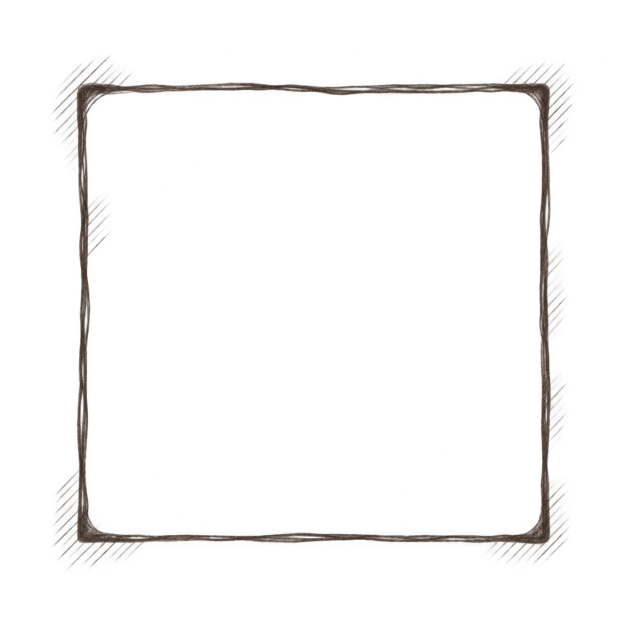
#> input picture docs/design/sidebar_frames/original.png, 1254 x 1254 px (shown at 1/2 size)
$ python sidebar_assets.py
#> lines starting #> are read from the running program, lines starting #| are printed output that depends on the picture
"""Reproduce SL-65 technical derivatives of the image-tool original (Pillow 12.3)."""
import hashlib
import json
from pathlib import Path
from PIL import Image

ROOT = Path(__file__).resolve().parents[1]
DEST = ROOT / "game/art/book"
ORIGINAL = ROOT / "docs/design/sidebar_frames/original.png"


def build():
    digest = hashlib.sha256(ORIGINAL.read_bytes()).hexdigest()
    assert digest == "9e7f10b394caf8cd6b89eb7c990fe443d113286a7ac873ca730b1938ea1c4e33"
    image = Image.open(ORIGINAL).convert("RGBA")
#> image is the input picture: PIL image 1254x1254 RGBA; mean R, G, B, A 6.8, 5.1, 4.2, 8.6
    alpha = image.getchannel("A").point(lambda value: 0 if value <= 1 else value)
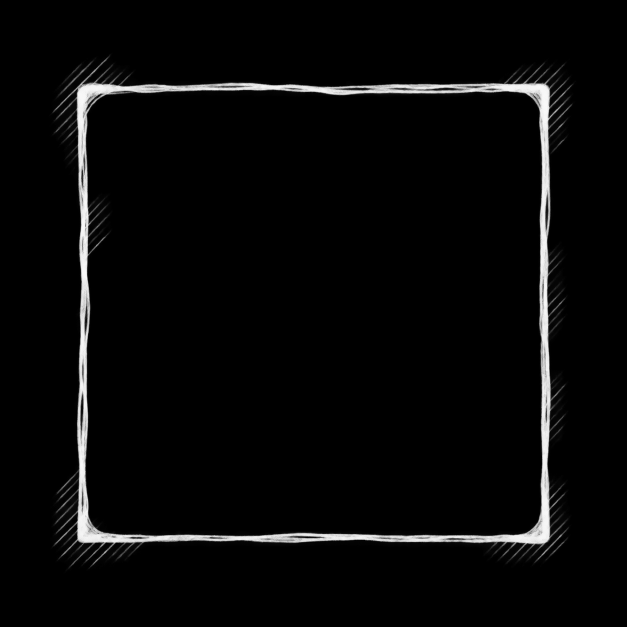
#> alpha: PIL image 1254x1254 L (shown at 1/2 size); min 0, max 252, mean 8.6
    alpha.paste(0, (210, 205, 1050, 1040))
    image.putalpha(alpha)
    bounds = alpha.getbbox()
#> bounds = (97, 105, 1154, 1148)
    image = image.crop(bounds)
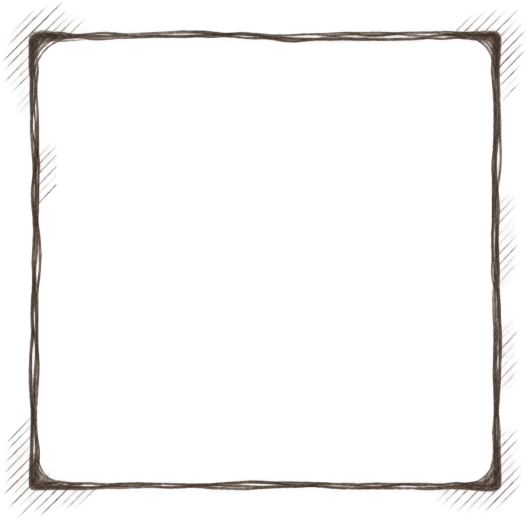
#> image: PIL image 1057x1043 RGBA (shown at 1/2 size); mean R, G, B, A 9.7, 7.2, 5.9, 12.3; transparent parts drawn white
    records = []
    for name, size in [("preview", (384, 384)), ("palette", (288, 288)), ("tools", (320, 480))]:
        derived = image.resize(size, Image.Resampling.LANCZOS)
        path = DEST / ("frame-" + name + ".png")
        derived.save(path)
        sx, sy = size[0] / image.width, size[1] / image.height
        x, y = (210-bounds[0])*sx+3, (205-bounds[1])*sy+3
        w, h = 840*sx-6, 835*sy-6
        x, y = max(x, size[0]-x-w), max(y, size[1]-y-h)
        safe = [x, y, size[0]-2*x, size[1]-2*y]
        assert derived.getchannel("A").crop((int(x)+1, int(y)+1, int(size[0]-x)-1, int(size[1]-y)-1)).getextrema() == (0, 0)
        canonical = bytearray(derived.tobytes())
        for i in range(0, len(canonical), 4):
            if canonical[i+3] == 0:
                canonical[i:i+3] = b"\0\0\0"
        records.append(dict(file=path.name, size=list(size), safe=safe,
                            alpha_bounds=list(derived.getchannel("A").getbbox()),
                            sha256=hashlib.sha256(path.read_bytes()).hexdigest(),
                            rgba_sha256=hashlib.sha256(canonical).hexdigest()))
#> this loop made 3 passes
#> (x, y, safe) on passes 1 to 3: (44.05, 42.76, [44.05, 42.76, 295.9, 298.5]), (33.79, 32.82, [33.79, 32.82, 220.4, 222.4]), (37.21, 52.7, [37.21, 52.7, 245.6, 374.6])
#> pass 1, in build, `derived = image.resize(size, Image.Resampling.LANCZOS)`:
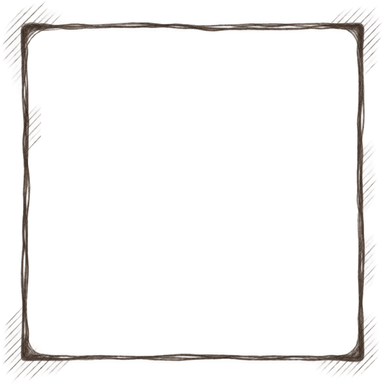
#> derived: PIL image 384x384 RGBA; mean R, G, B, A 9.4, 7, 5.6, 12.3; transparent parts drawn white
#> pass 2, in build, `derived = image.resize(size, Image.Resampling.LANCZOS)`:
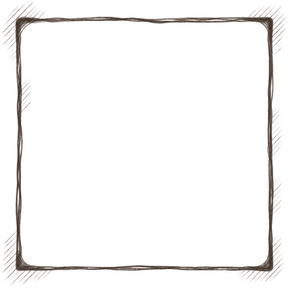
#> derived: PIL image 288x288 RGBA; mean R, G, B, A 9.6, 7.4, 5.9, 12.4; transparent parts drawn white
#> pass 3, in build, `derived = image.resize(size, Image.Resampling.LANCZOS)`:
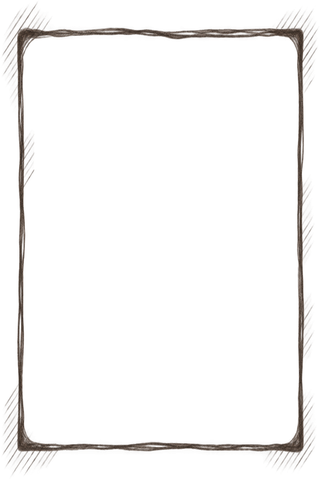
#> derived: PIL image 320x480 RGBA; mean R, G, B, A 9.7, 7.2, 5.8, 12.4; transparent parts drawn white
#> after the loop, records = 3 items
    metadata = dict(source="SL-65 native image tool, 2026-10-10", original_sha256=digest,
                    crop=list(bounds), derivatives=records)
#> metadata = 4 items
    (DEST / "frames.json").write_text(json.dumps(metadata, indent=2)+"\n", encoding="utf-8", newline="\n")


if __name__ == "__main__":
    build()
